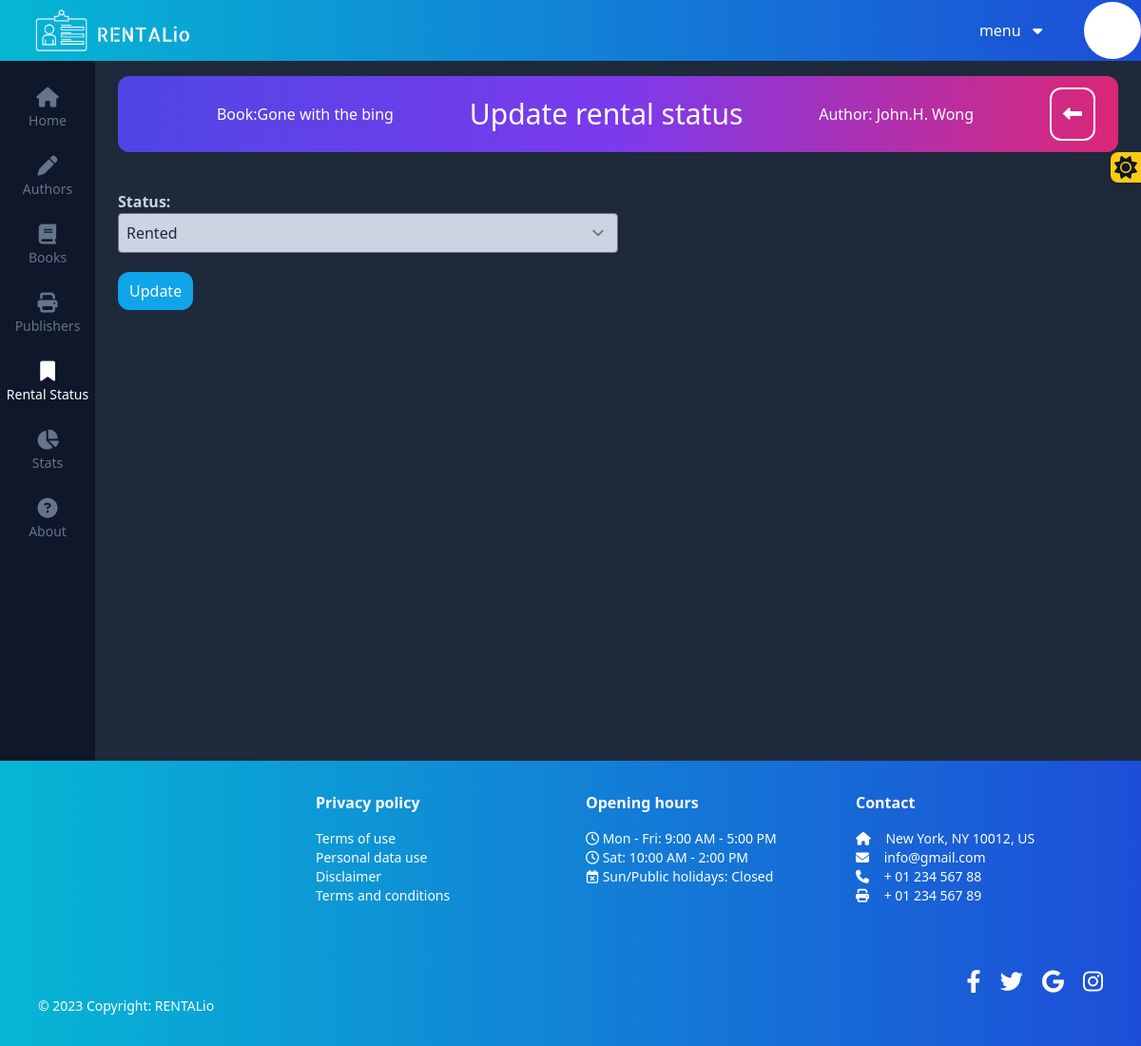
Screenshot of /rentals/ba53628f-6947-4897-860c-480ff9b0da12/2/ (signed in) with the database file from the repository.
### rentals/models.py (models this page shows, shortened)
class Rental(models.Model):
    book = models.ForeignKey(Book,on_delete=models.CASCADE)
    customer = models.ForeignKey(Customer,on_delete=models.CASCADE)
    status = models.CharField(max_length=2, choices=STATUS_CHOICES)
    rent_start_date=models.DateField(help_text='when the book was rented')
    rent_end_date=models.DateField(help_text='deadline,blank=True')
    return_date=models.DateField(blank=True,null=True, help_text='return date')
    rental_status_is_closed=models.BooleanField(default=False)                                                          #returned or lost (will change it to true)
    created_at= models.DateTimeField(auto_now_add=True)
    updated_at= models.DateTimeField(auto_now=True)
    is_closed = models.BooleanField(default=False)
    class Meta:
        ordering =('-created_at',)

### books/models.py (models this page shows, shortened)
class Book(models.Model):
    title = models.ForeignKey(BookTitle,on_delete=models.CASCADE)
    ISBN=models.CharField(max_length=13,blank=True)
    id = models.CharField(primary_key=True, max_length=32, default=uuid.uuid4, editable=False)
    qr_code=models.ImageField(upload_to='qr_codes',blank=True,null=True)
    created_at=models.DateTimeField(auto_now_add=True)
    updated_at=models.DateTimeField(auto_now=True)

class BookTitle(models.Model):
    publisher=models.ForeignKey(Publisher,on_delete=models.CASCADE)
    author = models.ForeignKey(Author,on_delete=models.CASCADE)
    title = models.CharField(max_length=300,unique=True)
    slug=models.SlugField(blank=True)                                                                                   #optional
    genre = models.CharField(
        max_length=7,
        choices=GENRE_CHOICES,
        default='DRA',
    )
    created_at=models.DateTimeField(auto_now_add=True)
    updated_at=models.DateTimeField(auto_now=True)

### authors/models.py (models this page shows, shortened)
class Author(models.Model):
    name = models.CharField(max_length=300)
    birth_year = models.PositiveIntegerField(null=True, blank=True)
    @property
    def formatted_name(self):
        name_parts = self.name.split()
        if len(name_parts) >= 2:
            return f"{name_parts[-1]} {' '.join(name_parts[:-1])}"
        return self.name

### rentals/views.py (the view, shortened to what this page needs)
# urls.py: path('<str:book_id>/<str:pk>/', UpdateRentalStatusView.as_view(), name="update"),
class UpdateRentalStatusView(LoginRequiredMixin,UpdateView):
    model= Rental
    template_name='rentals/update.html'
    fields=('status',)
    def get_object(self):
        rental_id = self.kwargs.get('pk')
        return get_object_or_404(Rental, pk=rental_id)

### rentals/templates/rentals/update.html (shortened to what this page needs)
{% extends 'base.html' %}
{% load widget_tweaks %}
{% block content %}
{% include 'components/update_rental header.html' with title="Update rental status" description=object.book.id is_go_back=True %}
{% if object.is_closed %}
    The rental status is closed
{% else %}
    <form method="POST" class="w-1/2">
        <div class="mb-2">
            <label for="{{ form.status.id_for_label }}" class="block font-bold text-slate-800 dark:text-slate-300">Status:</label>
            {{ form.status|add_class:'bg-slate-100 dark:bg-slate-300 text-slate-800 rounded p-2 w-full' }}
        </div>
        <button type="submit" class="px-3 py-2 text-white bg-sky-500 hover:bg-sky-600 rounded-xl mt-3">
            Update
        </button>
    </form>
{% endif %}
{% endblock content %}

### templates/components/update_rental header.html (shortened to what this page needs)
<div class="bg-gradient-to-r from-indigo-600 via-purple-600 to-pink-600 text-white rounded-xl mb-10 h-[80px] flex justify-between items-center px-6" id="head">
    <div class="text-1xl">Book:{{object.book.title.title}}</div>
    <div class="text-3xl">{{title}}</div>
    <div class="text-md">Author: {{ object.book.title.author.formatted_name }}</div>
        <div>
{% if is_go_back %}
    <div class="{% if is_form_available %}ml-3{% endif %}">
        <button onclick="history.back();" class="bg-transparent border-2 border-white text-white hover:bg-white hover:text-slate-900 p-3 rounded-xl text-xl" id="go-back-btn">
            <i class="fa-solid fa-left-long"></i>
        </button>
    </div>
{% endif %}
        </div>
</div>

### rows the page displays
Rental: book "Gone with the bing", book.title.author.formatted_name "John.H. Wong", status "Rented"

### other values shown
{{ title }} "Update rental status"
